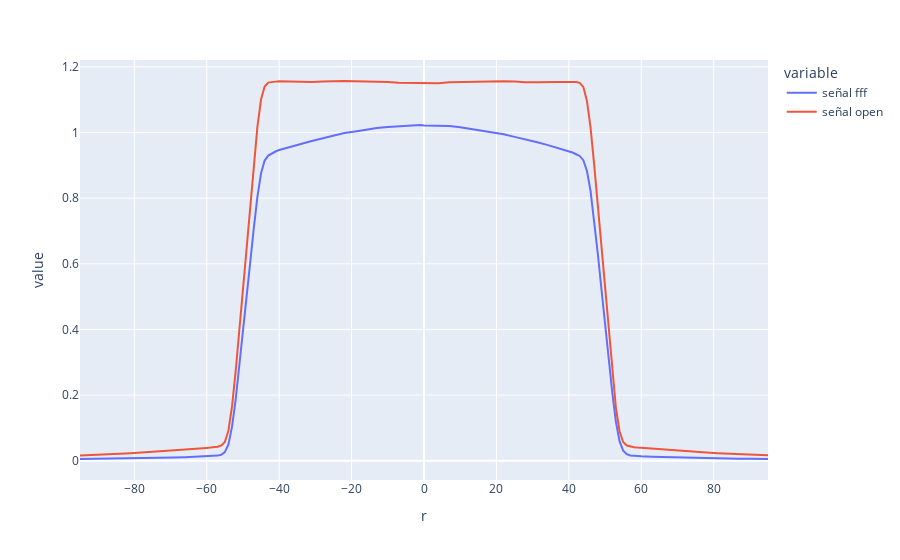

The notebook cell saved with this chart:
### Code cell
pinopen.merge(pinFFF).set_index('r')[['señal fff', 'señal open']].plot()
